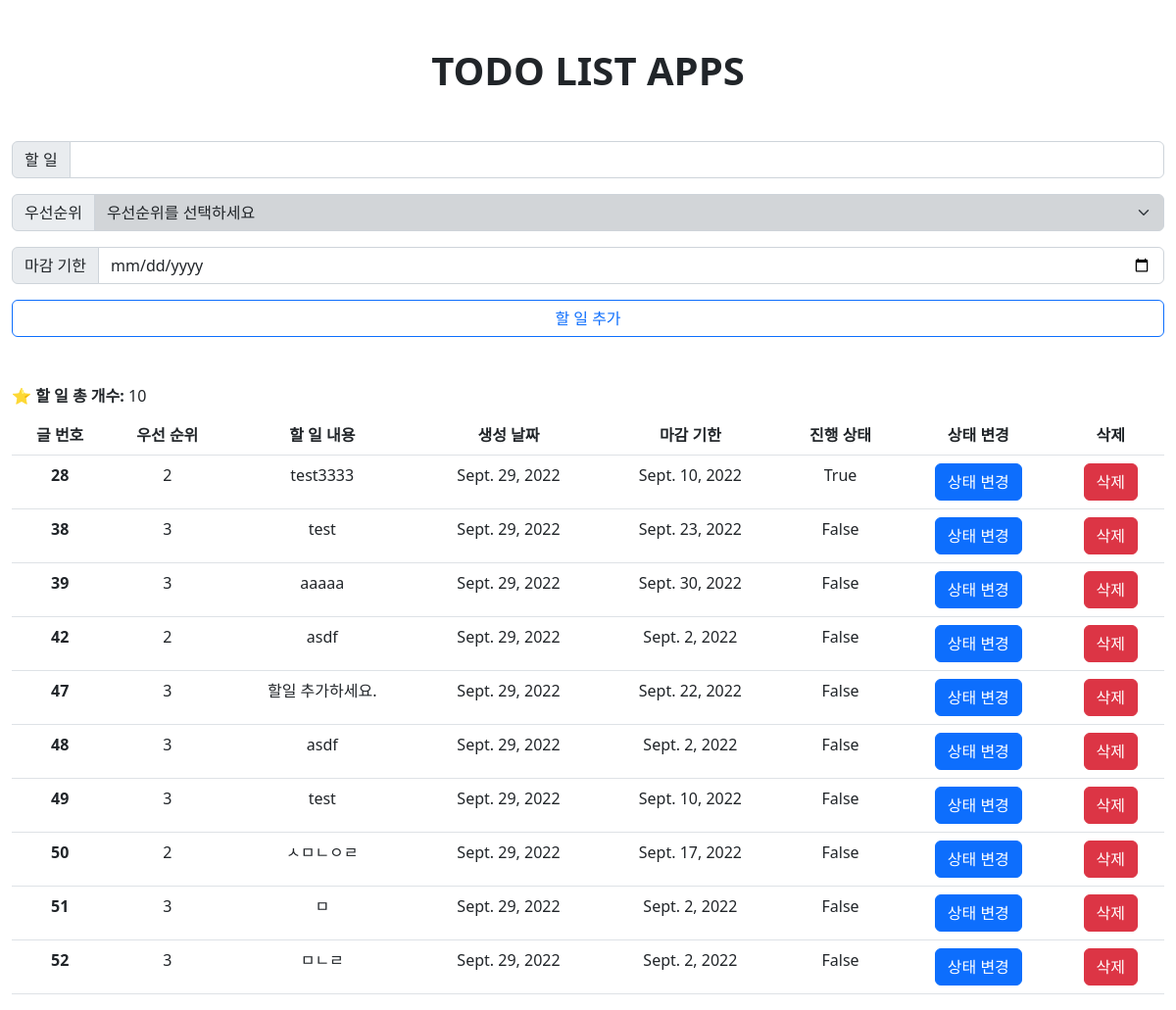
The page / on the database its author committed.
### todoapp/models.py (models this page shows)
class todoapp(models.Model):
    content = models.CharField(max_length=80)
    completed = models.BooleanField(default=False)
    priority = models.IntegerField(default=3)
    created_at = models.DateField(auto_now_add=True)
    deadline = models.DateField(null=True)

### todoapp/views.py (the view)
# urls.py: path("", views.index, name="index"),
def index(request):
    todos = todoapp.objects.order_by("id")
    total = todoapp.objects.all().count()
    context = {
        "todos": todos,
        "total": total,
    }
    return render(request, "todoapp/index.html", context)

### todoapp/templates/todoapp/index.html (shortened to what this page needs)
{% extends 'base.html' %}
{% block content %}
<div class="container-fluid">
  <h1 class="mt-5 mb-5 text-center"><strong>TODO LIST APPS</strong></h1>
  <form action="{% url 'todoapp:create' %}">
    <div class="input-group mb-3">
      <span class="input-group-text" name="content">할 일</span>
      <input type="text" class="form-control" name="content">
    </div>
    <div class="input-group mb-3">
      <span class="input-group-text" name="priority">우선순위</span>
      <select class="form-select bg-secondary" name="priority" style="--bs-bg-opacity: .3;">
        <option selected>우선순위를 선택하세요</option>
      </select>
    </div>
    <div class="input-group mb-3">
      <span class="input-group-text" name="deadline">마감 기한</span>
      <input type="date" name="deadline" class="form-control">
    </div>
    <div class=" d-grid gap-2">
      <input type="submit" class="btn btn-outline-primary" value="할 일 추가">
    </div>
  </form>
  <div class="mt-5">
    <strong> ⭐ 할 일 총 개수:</strong> {{ total }}
  </div>
  <div>
    <table class="table mt-2 text-center">
      <thead>
        <tr>
          <th scope="col">글 번호</th>
          <th scope="col">우선 순위</th>
          <th scope="col">할 일 내용</th>
          <th scope="col">생성 날짜</th>
          <th scope="col">마감 기한</th>
          <th scope="col">진행 상태</th>
          <th scope="col">상태 변경</th>
          <th scope="col">삭제</th>
        </tr>
      </thead>
      <tbody>
        {% for todo in todos %}
        <tr>
          <th scope="row">{{ todo.id }}</th>
          <td>{{ todo.priority }}</td>
          <td>{{ todo.content }}</td>
          <td>{{ todo.created_at }}</td>
          <td>{{ todo.deadline }}</td>
          <td>{{ todo.completed }}</td>
          <td>
            <a href="{% url 'todoapp:update' todo.pk %}" class="btn btn-primary mod" style="text-decoration:none"
              type="submit">
              상태 변경
            </a>
          </td>
          <td>
            <a href="{% url 'todoapp:delete' todo.pk %}" class="btn btn-danger" style="text-decoration:none">
              삭제
            </a>
          </td>
        </tr>
        {% endfor %}
      </tbody>
    </table>
  </div>
</div>
{% endblock %}

### templates/base.html (shortened to what this page needs)
<!DOCTYPE html>
<html lang="en">
<head>
  <link href="https://cdn.jsdelivr.net/npm/bootstrap@5.2.1/dist/css/bootstrap.min.css" rel="stylesheet"
>
</head>
<body>
  {% block content %}
  {% endblock %}
</body>
</html>

### rows shown on the page
todoapp: id "28", priority "2", content "test3333", created_at "Sept. 29, 2022", deadline "Sept. 10, 2022", completed "True"
todoapp: id "38", priority "3", content "test", created_at "Sept. 29, 2022", deadline "Sept. 23, 2022", completed "False"
todoapp: id "39", priority "3", content "aaaaa", created_at "Sept. 29, 2022", deadline "Sept. 30, 2022", completed "False"
todoapp: id "42", priority "2", content "asdf", created_at "Sept. 29, 2022", deadline "Sept. 2, 2022", completed "False"
todoapp: id "47", priority "3", content "할일 추가하세요.", created_at "Sept. 29, 2022", deadline "Sept. 22, 2022", completed "False"
todoapp: id "48", priority "3", content "asdf", created_at "Sept. 29, 2022", deadline "Sept. 2, 2022", completed "False"
todoapp: id "49", priority "3", content "test", created_at "Sept. 29, 2022", deadline "Sept. 10, 2022", completed "False"
todoapp: id "50", priority "2", content "ㅅㅁㄴㅇㄹ", created_at "Sept. 29, 2022", deadline "Sept. 17, 2022", completed "False"
todoapp: id "51", priority "3", content "ㅁ", created_at "Sept. 29, 2022", deadline "Sept. 2, 2022", completed "False"
todoapp: id "52", priority "3", content "ㅁㄴㄹ", created_at "Sept. 29, 2022", deadline "Sept. 2, 2022", completed "False"

### other values the page prints
{{ total }} "10"
